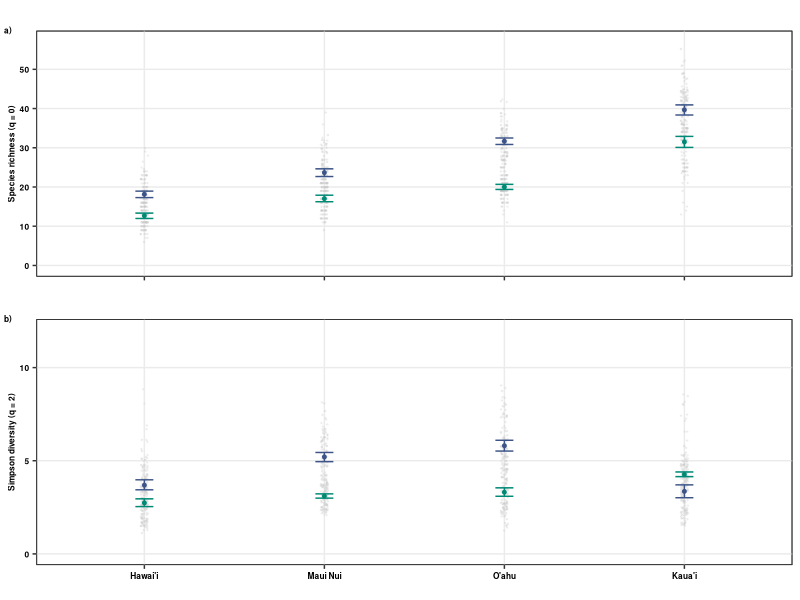

Write R code to recreate this figure.
#############
# Hill N ####
#############
# Scenario 3: 
# Compare all vs natives
###############
# All natives #
# 10 plots #####
###############

require(tidyr)
require(dplyr)
require(ggplot2)
require(grid)
require(reshape2)
library(rms)

##########
# data  ##
##########

HillN_All<-read.csv("Cleaned_Data/Scen3_Total_10plots_HillN.csv")
HillN_Natives<-read.csv("Cleaned_Data/Scen3_Natives_10plots_HillN.csv")

#############
# organize  #
#############

HillN_All$Scenario<-"All"
HillN_Natives$Scenario<-"Native"

HillNN<-rbind.data.frame(HillN_All, HillN_Natives)

HillNN$geo_entity2<-as.character(HillNN$geo_entity2)
HillNN$geo_entity2<-ifelse(HillNN$geo_entity2=="O'ahu Island (incl. Mokoli'i Islet)","O'ahu",HillNN$geo_entity2)
HillNN$geo_entity2<-ifelse(HillNN$geo_entity2=="O'ahu Island","O'ahu",HillNN$geo_entity2)
HillNN$geo_entity2<-ifelse(HillNN$geo_entity2=="Hawai'i Island","Hawai'i",HillNN$geo_entity2)
HillNN$geo_entity2<-ifelse(HillNN$geo_entity2=="Kaua'i Island","Kaua'i",HillNN$geo_entity2)

HillNN$geo_entity2<-as.factor(HillNN$geo_entity2)
HillNN$geo_entity2<-factor(HillNN$geo_entity2,levels=c("Hawai'i","Maui Nui","O'ahu","Kaua'i"))

HillNN$geo_order<-paste(HillNN$geo_entity2,HillNN$order,sep="_")

HillNN$geo_order<-factor(HillNN$geo_order,levels=c("Hawai'i_0","Hawai'i_1","Hawai'i_2","Maui Nui_0","Maui Nui_1","Maui Nui_2",
                                                   "O'ahu_0","O'ahu_1","O'ahu_2","Kaua'i_0","Kaua'i_1","Kaua'i_2"))

############################################
# summarize data                           #
############################################

HillNN<-filter(HillNN, m==10000)

HillNN_minus<- HillNN %>%
  group_by(geo_entity2,Scenario, order) %>%
  do(data.frame(rbind(smean.cl.boot(.$qD, B=1000))))

colnames(HillNN_minus)[4]<-"qD"
colnames(HillNN_minus)[5]<-"qD.LCL"
colnames(HillNN_minus)[6]<-"qD.UCL"

HillNN_f<-rbind.data.frame(HillNN_minus)

HillNN_f$geo_order<-paste(HillNN_f$geo_entity2,HillNN_f$order,sep="_")

HillNN_f$geo_order<-as.factor(HillNN_f$geo_order)

HillNN_f$geo_order<-factor(HillNN_f$geo_order,levels=c("Hawai'i_0","Hawai'i_1","Hawai'i_2","Maui Nui_0","Maui Nui_1","Maui Nui_2",
                                                       "O'ahu_0","O'ahu_1","O'ahu_2","Kaua'i_0","Kaua'i_1","Kaua'i_2"))

HillNN_f$geo_entity2<-factor(HillNN_f$geo_entity2,levels=c("Hawai'i","Maui Nui","O'ahu","Kaua'i"))

HillNN_f<-ungroup(HillNN_f)

##############################
# order x island x scenario  #
##############################

HillNN_f$Scenario<-factor(HillNN_f$Scenario,levels=c("All","Native"))

HillNN_f<- HillNN_f%>%
  unite( "Scen_Order", c("Scenario","order"),remove=FALSE)

HillNN$Scenario<-factor(HillNN$Scenario,levels=c("All","Native"))

HillNN<- HillNN%>%
  unite( "Scen_Order", c("Scenario","order"),remove=FALSE)

###################
# Order 0         #
# Species Richness#
###################

H_Sc2_Or0<-filter(HillNN, order==0)

H_f_Sc2_Or0<-filter(HillNN_f, order==0)

Hill_Or0<-ggplot(H_Sc2_Or0, aes(x=geo_entity2,y=qD,group=geo_entity2))+
  geom_point(data=H_Sc2_Or0, aes(x=geo_entity2,y=qD),position = position_jitter(w = 0.02, h = 0),color="gray80",size=0.25,alpha=0.2)+
  
  geom_point(data=H_f_Sc2_Or0, aes(x=geo_entity2,y=qD,group=geo_entity2, colour=Scenario),size=1)+
  geom_errorbar(data=H_f_Sc2_Or0,aes(ymin=qD.LCL,ymax=qD.UCL,group=geo_entity2, colour=Scenario),width=0.1)+
   scale_colour_manual(values=c("All"="#3C5488FF","Native"="#008975"))+
  
  scale_y_continuous(limits=c(0, 57),breaks=c(0,10,20,30,40,50),labels=c("0","10","20","30","40","50"))+
  labs(x="",y="Species richness (q = 0)")+
  guides(colour=guide_legend(title="",title.position = "top", hjust=0.5))+
  theme_bw()+theme(plot.title = element_text(colour="black",face="bold",size=7,hjust=0.5,vjust=0),
                   axis.title.x=element_text(colour="black",face="bold",size=6),
                   axis.title.y=element_text(colour="black",face="bold",size=6),
                   axis.text.x=element_blank(),
                   axis.text.y=element_text(colour=c("black"),face="bold",size=6),
                   strip.background = element_rect(fill="transparent",colour="black"),
                   strip.text=element_text(face="bold",size=6),
                   legend.text=element_text(colour=c("black"),face="bold",size=6),
                   legend.title = element_text(colour=c("black"),face="bold",size=6),
                   legend.title.align = 0.5,
                   legend.margin=margin(t=0.00, r=0, b=0, l=0, unit="cm"),
                   legend.position=c("top"),
                   #legend.margin =margin(t=0, r=0, b=0, l=0, unit="cm"),
                   panel.background =element_rect(fill="transparent",colour="black"),panel.grid.minor=element_blank())

#####################
# Order 2           #
# Simpson diversity #
#####################

H_Sc2_Or2<-filter(HillNN, order==2)

H_f_Sc2_Or2<-filter(HillNN_f, order==2)

Hill_Or2<-ggplot(H_Sc2_Or2, aes(x=geo_entity2,y=qD,group=geo_entity2))+
  geom_point(data=H_Sc2_Or2, aes(x=geo_entity2,y=qD),position = position_jitter(w = 0.02, h = 0),color="gray80",size=0.25,alpha=0.2)+
  
  geom_point(data=H_f_Sc2_Or2, aes(x=geo_entity2,y=qD,group=geo_entity2, colour=Scenario),size=1)+
  geom_errorbar(data=H_f_Sc2_Or2,aes(ymin=qD.LCL,ymax=qD.UCL,group=geo_entity2, colour=Scenario),width=0.1)+
  scale_colour_manual(values=c("All"="#3C5488FF","Native"="#008975"))+
  
  scale_y_continuous(limits=c(0, 12),breaks=c(0,5,10),labels=c("0","5","10"))+
  # scale_shape_manual(values=c(17,15,16))+
  #facet_grid(order~Scenario,scales="free_y")+
  labs(x="",y="Simpson diversity (q = 2)")+
  guides(colour=guide_legend(title="",title.position = "top", hjust=0.5))+
  theme_bw()+theme(plot.title = element_text(colour="black",face="bold",size=7,hjust=0.5,vjust=0),
                   axis.title.x=element_text(colour="black",face="bold",size=6),
                   axis.title.y=element_text(colour="black",face="bold",size=6),
                   axis.text.x=element_text(colour="black",face="bold",size=6),
                   axis.text.y=element_text(colour=c("black"),face="bold",size=6),
                   strip.background = element_rect(fill="transparent",colour="black"),
                   strip.text=element_text(face="bold",size=6),
                   legend.text=element_text(colour=c("black"),face="bold",size=6),
                   legend.title = element_text(colour=c("black"),face="bold",size=6),
                   legend.title.align = 0.5,
                   legend.margin=margin(t=0.00, r=0, b=0, l=0, unit="cm"),
                   legend.position=c("top"),
                   #legend.margin =margin(t=0, r=0, b=0, l=0, unit="cm"),
                   panel.background =element_rect(fill="transparent",colour="black"),panel.grid.minor=element_blank())

#################
# put together ##
#################

require(cowplot)

hill_tog<-plot_grid(Hill_Or0+theme(legend.position="none"),
                    Hill_Or2+theme(legend.position="none"),
                    labels=c("a)","b)"),label_size = 6,ncol=1, align="vh")

legend <- get_legend(Hill_Or0)

hill_togg<- plot_grid( legend,hill_tog, rel_heights = c(0.2, 5),ncol=1)

png(filename="Figures/HillN_All_Natives_10plots_Fig4.png", 
    units="in", 
    width=5, 
    height=7, 
    pointsize=2, 
    res=500)

hill_togg

dev.off()
